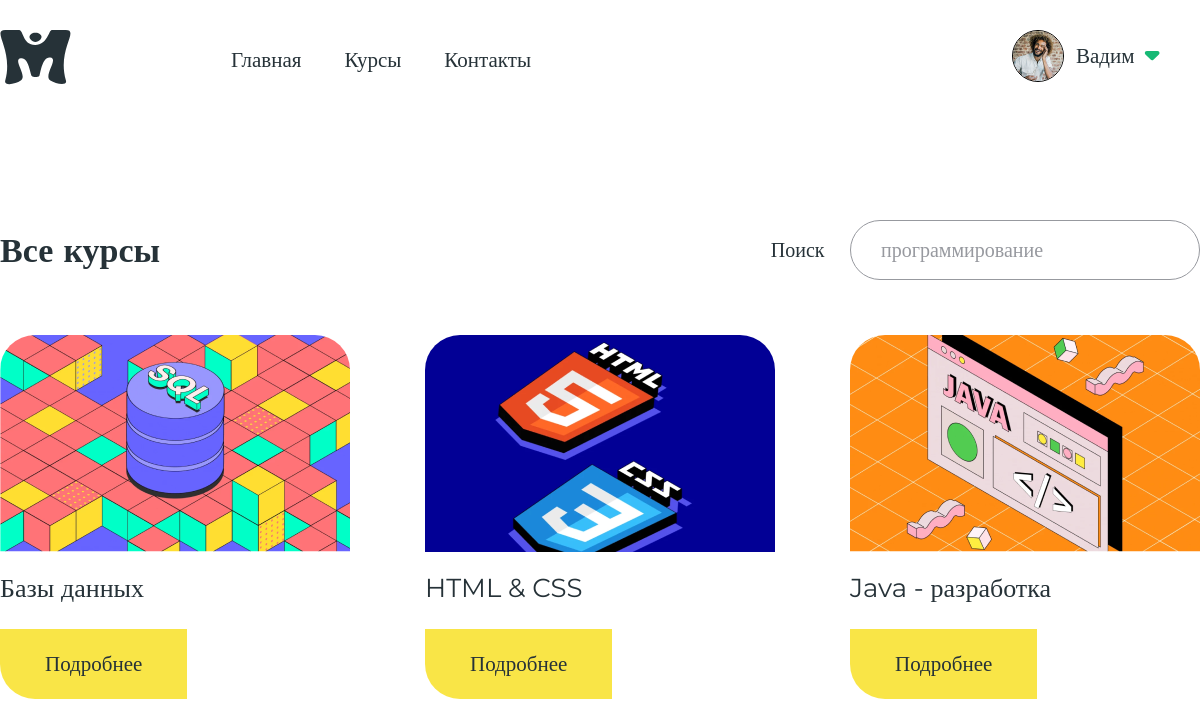
The app's page /courses/course/ (signed in) with its own data.
### courses/models.py (models this page shows, shortened)
class Course(models.Model):
    title = models.CharField(max_length=100, help_text="Введите название курса", verbose_name="Название")
    desc = models.TextField(max_length=1000, help_text="Введите описание курса", verbose_name="Описание")
    img = models.TextField(max_length=100, default="default.png", help_text="Укажите путь к фотографии", verbose_name="Фотография")
    class Meta:
        permissions = (("can_mark_returned", "Set course as returned"),)
    def get_absolute_url(self):
        return reverse('course-detail', args=[str(self.id)])

### courses/views.py (the view)
class CourseListView(generic.ListView):
    model = Course

### courses/templates/courses/course_list.html
{% extends "head.html" %}
{% block content %}
    <section class="section section__course__wrap">
        <div class="container">
            <div class="section__course">
                <div class="scourse__top">
                    <h1 class="h1 scourse__title">Все курсы</h1>
                    <div class="scourse__filter">
                        <label class="label" for="search">Поиск</label>
                        <input class="input" type="text" placeholder="программирование">
                    </div>
                </div>
                {% if course_list %}
                    <ul class="scourse__list">
                        {% for course in course_list %}
                            <li class="course">
                                <div class="course__img">
                                    {% load static %}
                                    <img src="{% static course.img %}" alt="">
                                </div>
                                <h3 class="h3 course__title">{{ course.title }}</h3>
                                <a href="{{ course.get_absolute_url }}" class="button course__link">Подробнее</a>
                            </li>
                        {% endfor %}
                    </ul>
                {% endif %}
            </div>
        </div>
    </section>
{% endblock %}

### courses/templates/head.html (shortened to what this page needs)
<!DOCTYPE html>
<html lang="ru">
<head>
    {% load static %}
    <link rel="stylesheet" href="{% static 'css/style.css' %}">
</head>
<body>
    {% block header%}
        <header class="header-wrap header-light">
            <div class="container">
                <div class="header">
                    <div class="header__left">
                        <div class="logo">
                        </div>
                        <ul class="header__menu">
                            <li><a class="link" href="{% url 'index' %}">Главная</a></li>
                            <li><a class="link" href="{% url 'courses' %}">Курсы</a></li>
                            <li><a class="link" href="{% url 'logout'%}?next={{request.path}}">Контакты</a></li>
                        </ul>
                    </div>
                    <div class="header__right">
                        {% if user.is_authenticated %}
                            <div class="header__user">
                                <a href="" class="link header__profilelink">
                                    <div class="user__img">
                                        {% load static %}
                                        <img src="{% static 'images/ava.png' %}" alt="">
                                    </div>
                                    <div class="user__name">
                                        {{ user.get_username }}
                                    </div>
                                    <svg class="icondown" width="16" height="10" viewBox="0 0 16 10" fill="none" xmlns="http://www.w3.org/2000/svg">
                                        <path d="M13.5 0H2.82843C1.04662 0 0.15428 2.15428 1.41421 3.41421L6.61986 8.61986C7.38747 9.38747 8.62728 9.40259 9.41338 8.65392L14.8793 3.44828C16.1867 2.20316 15.3054 0 13.5 0Z" fill="#17B975"/>
                                    </svg>
                                </a>
                            </div>
                        {% else %}
                            <a class="link" href="{% url 'login'%}?next={{request.path}}" class="user__name">Войти</a>
                        {% endif%}
                    </div>
                </div>
            </div>
        </header>
    {% endblock %}
    <main>
        {% block content%}{% endblock %}
    </main>
    {% load static %}
</body>
</html>

### courses/static/css/style.css (style rules this page uses)
body { margin: 0; box-sizing: border-box; --grey: #97999F; --asphalt: #455A64; --darkgrey: #263238; --yellow: #F9E547; --green: #17B975; color: var(--darkgrey); font-family: 'Montserrat'; font-size: 21px; display: flex; flex-direction: column; align-items: center; }
.container { width: 1200px; }
h1, h2, h3, h4, h5, h6, p, ul { margin: 0; padding: 0; }
a { text-decoration: none; color: inherit; }
ul { list-style: none; }
.button { height: 70px; display: flex; align-items: center; justify-content: center; padding-left: 45px; width: fit-content; padding-right: 45px; background-color: var(--yellow); border-radius: 50px; transition: 0.3s ease; }
.h1 { font-size: 34px; font-weight: 900; }
.h3 { font-size: 28px; font-weight: 400; }
.link { transition: 0.3s ease; }
.header-wrap { background-color: var(--darkgrey); display: flex; height: 120px; width: 100%; display: flex; justify-content: center; align-items: center; color: white; position: fixed; top: 0; transition: 0.3s ease; }
.header { display: flex; justify-content: space-between; align-items: center; }
.header__left { display: flex; align-items: center; }
.header__menu { display: flex; margin-left: 160px; }
.header__menu li { margin-right: 43px; }
.user__img { height: 50px; width: 50px; border-radius: 100%; border: 1px solid black; }
.user__img img { width: 100%; height: 100%; }
.user__name { margin-right: 9px; margin-left: 12px; }
.header__right { position: relative; }
.header__user { border-radius: 0 0 35px 35px; padding-left: 18px; padding-right: 18px; position: absolute; top: -60px; padding-top: 30px; right: 0; min-width: 170px; transition: 0.3s ease background-color; }
.header__profilelink { display: flex; position: relative; z-index: 5; align-items: center; }
.header-light { color: var(--darkgrey); background-color: #fff; }
.section { width: 100%; }
main { margin-top: 120px; width: 100%; }
.section__course__wrap { margin-top: 100px; padding-bottom: 100px; }
.section__course { display: flex; flex-direction: column; }
.scourse__top { margin-bottom: 55px; display: flex; justify-content: space-between; align-items: center; }
.input { width: 350px; height: 60px; border-radius: 30px; border: 1px solid var(--grey); font-size: 20px; padding: 0 30px; font-family: 'Montserrat'; box-sizing: border-box; }
.label { font-size: 20px; margin-right: 20px; }
.input::placeholder { color: var(--grey); font-weight: 400; font-family: 'Montserrat'; }
.scourse__list { display: flex; flex-direction: row; flex-wrap: wrap; gap: 75px; }
.course { width: 350px; }
.course__img { overflow: hidden; border-radius: 35px 35px 0 0; margin-bottom: 15px; }
.h3 { font-size: 26px; margin-bottom: 25px; }
.course__link { border-radius: 0 0 0 35px; }
.section { display: flex; justify-content: center; }

### records on screen
Course: img (picture), title "Базы данных"
Course: img (picture), title "HTML & CSS"
Course: img (picture), title "Java - разработка"

### other values on screen
{{ user.get_username }} "Вадим"
